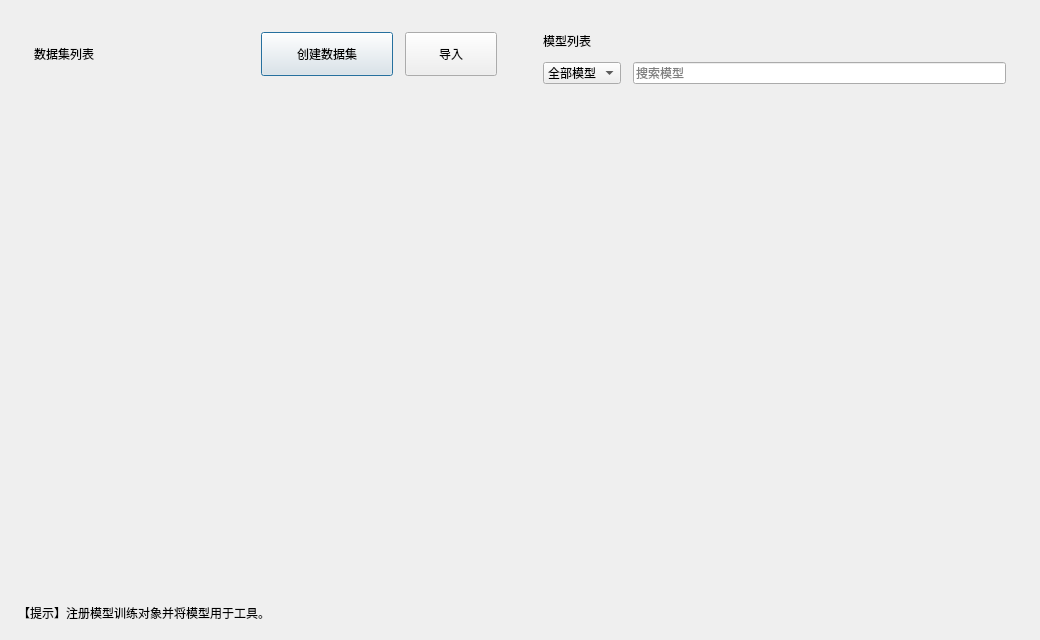
<?xml version="1.0" encoding="UTF-8"?>
<ui version="4.0">
 <class>RegisteredClassificationModelManagementDialog</class>
 <widget class="QDialog" name="RegisteredClassificationModelManagementDialog">
  <property name="geometry"><rect><x>0</x><y>0</y><width>1040</width><height>640</height></rect></property>
  <property name="minimumSize"><size><width>740</width><height>500</height></size></property>
  <property name="windowTitle"><string>模型训练</string></property>
  <layout class="QVBoxLayout" name="rootLayout">
   <property name="leftMargin"><number>18</number></property><property name="topMargin"><number>18</number></property>
   <property name="rightMargin"><number>18</number></property><property name="bottomMargin"><number>18</number></property>
   <property name="spacing"><number>14</number></property>
   <item>
    <layout class="QHBoxLayout" name="bodyLayout" stretch="1,1">
     <property name="spacing"><number>14</number></property>
     <item>
      <widget class="QFrame" name="datasetCard">
       <property name="panelRole" stdset="0"><string>managementCard</string></property>
       <layout class="QVBoxLayout" name="datasetLayout">
        <property name="leftMargin"><number>16</number></property><property name="topMargin"><number>14</number></property>
        <property name="rightMargin"><number>16</number></property><property name="bottomMargin"><number>14</number></property>
        <property name="spacing"><number>12</number></property>
        <item><layout class="QHBoxLayout" name="datasetHeaderLayout">
         <item><widget class="QLabel" name="datasetTitleLabel"><property name="role" stdset="0"><string>cardTitle</string></property><property name="text"><string>数据集列表</string></property></widget></item>
         <item><spacer name="datasetHeaderSpacer"><property name="orientation"><enum>Qt::Horizontal</enum></property><property name="sizeHint" stdset="0"><size><width>40</width><height>20</height></size></property></spacer></item>
         <item><widget class="QPushButton" name="createDatasetButton"><property name="minimumSize"><size><width>132</width><height>44</height></size></property><property name="actionRole" stdset="0"><string>primary</string></property><property name="text"><string>创建数据集</string></property></widget></item>
         <item><widget class="QPushButton" name="importDatasetButton"><property name="minimumSize"><size><width>92</width><height>44</height></size></property><property name="actionRole" stdset="0"><string>secondary</string></property><property name="text"><string>导入</string></property></widget></item>
        </layout></item>
        <item><layout class="QGridLayout" name="datasetGrid"><property name="spacing"><number>12</number></property></layout></item>
        <item><spacer name="datasetBottomSpacer"><property name="orientation"><enum>Qt::Vertical</enum></property><property name="sizeHint" stdset="0"><size><width>20</width><height>40</height></size></property></spacer></item>
       </layout>
      </widget>
     </item>
     <item>
      <widget class="QFrame" name="modelCard">
       <property name="panelRole" stdset="0"><string>managementCard</string></property>
       <layout class="QVBoxLayout" name="modelLayout">
        <property name="leftMargin"><number>16</number></property><property name="topMargin"><number>14</number></property>
        <property name="rightMargin"><number>16</number></property><property name="bottomMargin"><number>14</number></property>
        <property name="spacing"><number>12</number></property>
        <item><widget class="QLabel" name="modelTitleLabel"><property name="role" stdset="0"><string>cardTitle</string></property><property name="text"><string>模型列表</string></property></widget></item>
        <item><layout class="QHBoxLayout" name="filterLayout">
         <item><widget class="QComboBox" name="typeCombo"><item><property name="text"><string>全部模型</string></property></item><item><property name="text"><string>快速模式</string></property></item></widget></item>
         <item><widget class="QLineEdit" name="searchEdit"><property name="placeholderText"><string>搜索模型</string></property></widget></item>
        </layout></item>
        <item><layout class="QVBoxLayout" name="modelListLayout"><property name="spacing"><number>10</number></property></layout></item>
        <item><spacer name="modelBottomSpacer"><property name="orientation"><enum>Qt::Vertical</enum></property><property name="sizeHint" stdset="0"><size><width>20</width><height>40</height></size></property></spacer></item>
       </layout>
      </widget>
     </item>
    </layout>
   </item>
   <item><widget class="QLabel" name="tipLabel"><property name="role" stdset="0"><string>tipLabel</string></property><property name="text"><string>【提示】注册模型训练对象并将模型用于工具。</string></property></widget></item>
  </layout>
 </widget>
 <resources/>
 <connections/>
</ui>
